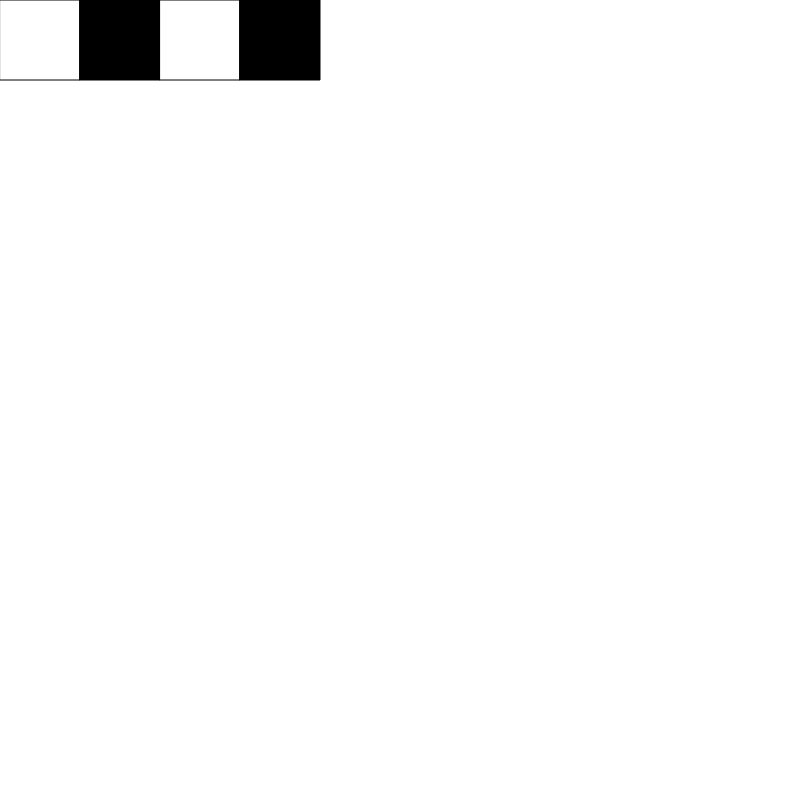
Frame 1 (no input)
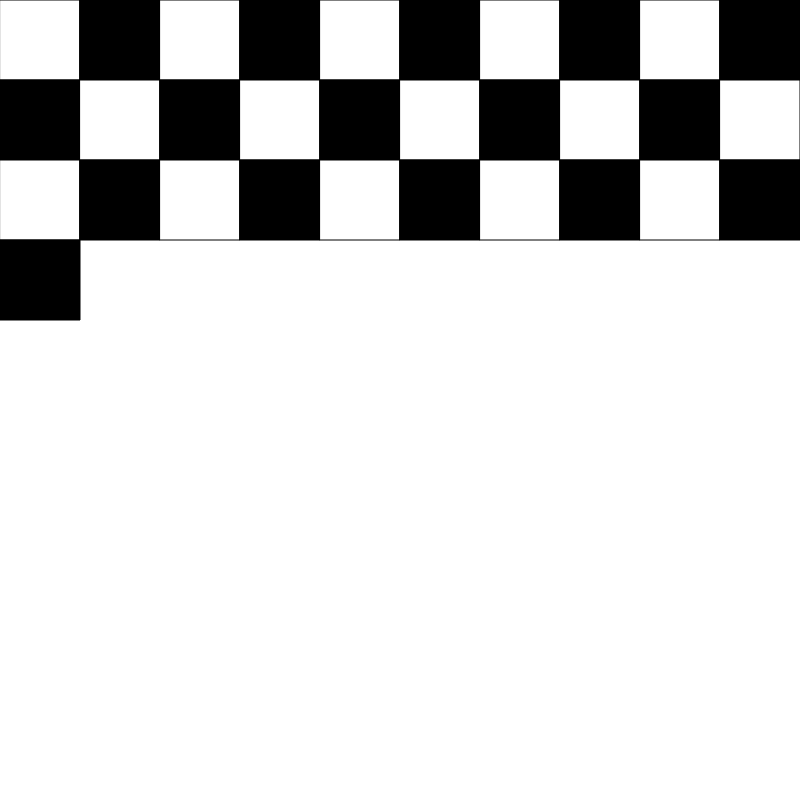
Frame 60 (no input)
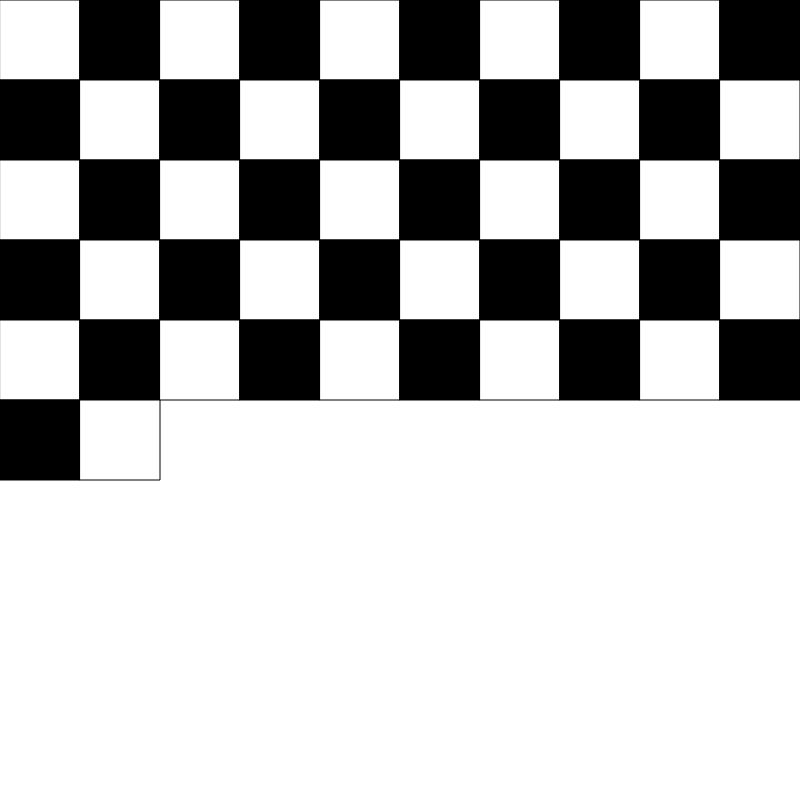
Frame 120 (the mouse pressed at the canvas centre since frame 60)

The p5.js sketch that drew these frames (run headless with seeded random() and noise() and a simulated clock; from frame 60 on, the mouse is pressed at the canvas centre):

// p5.js sketch
// ── sketch.js
const TILE_SIDE_LENGTH = 80;
const GRID_SIDE_LENGTH = 10;
const TOTAL_LENGTH = TILE_SIDE_LENGTH * GRID_SIDE_LENGTH;

var isGridDrawn;

function setup() {
    createCanvas(TOTAL_LENGTH, TOTAL_LENGTH);
    drawGrid();

}

function draw() {

}

function drawGrid() {
    // fill(125)
    // rect(0, 0, TOTAL_LENGTH + 10, TOTAL_LENGTH + 10)
    for (let y = 0; y < GRID_SIDE_LENGTH; y++) {
        for (let x = 0; x < GRID_SIDE_LENGTH; x++) {
            setTimeout(() => {
                console.log(x, y, GRID_SIDE_LENGTH)
                drawTile(x, y, ((x + (y % 2 == 0 ? 1 : 0)) % 2) * 255);
            }, ((y * GRID_SIDE_LENGTH) + x) * 15)
        }
    }
}

function drawTile(x, y, color) {
    fill(color);
    rect(x * TILE_SIDE_LENGTH, y * TILE_SIDE_LENGTH, TILE_SIDE_LENGTH, TILE_SIDE_LENGTH);
}
// ── style.css
body {
    background-color: darkgrey;
    margin: 0;
    display: flex;
  
    /* This centers our sketch horizontally. */
    justify-content: center;
  
    /* This centers our sketch vertically. */
    align-items: center;
    padding-top: 40px;
  }

canvas {
    margin: 0 auto;
}
